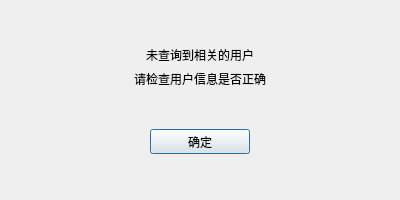
<?xml version="1.0" encoding="UTF-8"?>
<ui version="4.0">
 <class>FindFailDlg</class>
 <widget class="QDialog" name="FindFailDlg">
  <property name="geometry">
   <rect>
    <x>0</x>
    <y>0</y>
    <width>400</width>
    <height>200</height>
   </rect>
  </property>
  <property name="minimumSize">
   <size>
    <width>400</width>
    <height>200</height>
   </size>
  </property>
  <property name="maximumSize">
   <size>
    <width>400</width>
    <height>200</height>
   </size>
  </property>
  <property name="windowTitle">
   <string>Dialog</string>
  </property>
  <layout class="QVBoxLayout" name="verticalLayout">
   <item>
    <spacer name="verticalSpacer">
     <property name="orientation">
      <enum>Qt::Vertical</enum>
     </property>
     <property name="sizeHint" stdset="0">
      <size>
       <width>20</width>
       <height>40</height>
      </size>
     </property>
    </spacer>
   </item>
   <item alignment="Qt::AlignHCenter">
    <widget class="QLabel" name="tip_lb">
     <property name="text">
      <string>未查询到相关的用户</string>
     </property>
    </widget>
   </item>
   <item alignment="Qt::AlignHCenter">
    <widget class="QLabel" name="tip_lb2">
     <property name="text">
      <string>请检查用户信息是否正确</string>
     </property>
    </widget>
   </item>
   <item>
    <spacer name="verticalSpacer_2">
     <property name="orientation">
      <enum>Qt::Vertical</enum>
     </property>
     <property name="sizeHint" stdset="0">
      <size>
       <width>20</width>
       <height>40</height>
      </size>
     </property>
    </spacer>
   </item>
   <item>
    <layout class="QVBoxLayout" name="verticalLayout_2">
     <item alignment="Qt::AlignHCenter">
      <widget class="ClickedBtn" name="fail_sure_btn">
       <property name="minimumSize">
        <size>
         <width>100</width>
         <height>25</height>
        </size>
       </property>
       <property name="maximumSize">
        <size>
         <width>100</width>
         <height>25</height>
        </size>
       </property>
       <property name="text">
        <string>确定</string>
       </property>
      </widget>
     </item>
    </layout>
   </item>
   <item>
    <spacer name="verticalSpacer_3">
     <property name="orientation">
      <enum>Qt::Vertical</enum>
     </property>
     <property name="sizeHint" stdset="0">
      <size>
       <width>20</width>
       <height>40</height>
      </size>
     </property>
    </spacer>
   </item>
  </layout>
 </widget>
 <customwidgets>
  <customwidget>
   <class>ClickedBtn</class>
   <extends>QPushButton</extends>
   <header>clickedbtn.h</header>
  </customwidget>
 </customwidgets>
 <resources/>
 <connections/>
</ui>
